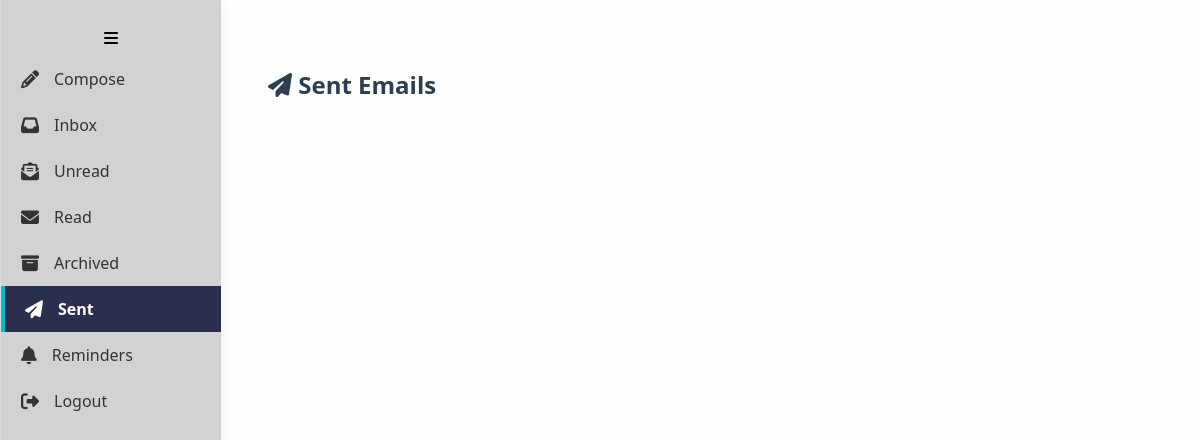
Page /sent (signed in) on the earlier database version.
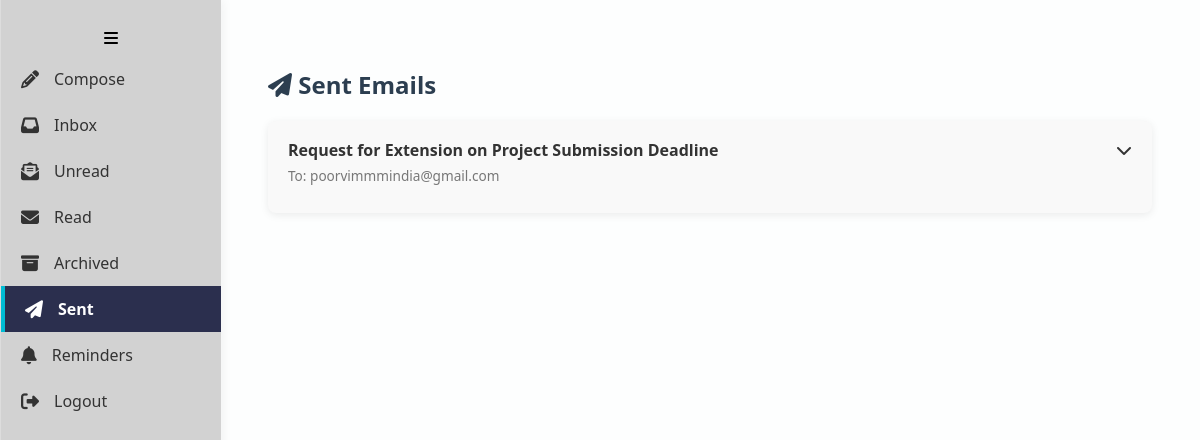
Same page on the later database version.
### models.py (models this page shows)
class SentEmail(Base):
    __tablename__ = 'sent_emails'
    id = Column(Integer, primary_key=True)
    to = Column(String, nullable=False)
    cc = Column(String, nullable=True)
    bcc = Column(String, nullable=True)
    subject = Column(String)
    body = Column(Text)
    attachments = Column(Text, nullable=True)
    sent_at = Column(DateTime, default=datetime.utcnow)
    attachments = Column(String)

### app.py (the view)
@app.route('/sent')
@login_required
def sent():
    session = Session()
    sent_emails = session.query(SentEmail).order_by(SentEmail.sent_at.desc()).all()
    return render_template("sent.html", sent_emails=sent_emails,active_page='sent')

### app.py (called while the page is built)
@login_manager.user_loader
def load_user(user_id):
    session = Session()
    user = session.get(User, int(user_id))
    session.close()
    return user

### templates/sent.html (shortened to what this page needs)
<!DOCTYPE html>
<html lang="en">
<head>
  <link rel="stylesheet" href="{{ url_for('static', filename='style.css') }}">
  <link rel="stylesheet" href="https://cdnjs.cloudflare.com/ajax/libs/font-awesome/6.4.0/css/all.min.css">
</head>
<body>
  <div class="sidebar" id="sidebar">
    <div class="toggle-sidebar" onclick="toggleSidebar()">
      <i class="fas fa-bars"></i>
    </div>
    <a href="{{ url_for('compose') }}" class="sidebar-btn {% if active_page == 'compose' %}active{% endif %}"
      title="Compose">
      <i class="fas fa-pencil-alt"></i><span>Compose</span>
    </a>
    <a href="/" class="sidebar-btn {% if active_page == 'inbox' %}active{% endif %}" title="Inbox">
      <i class="fas fa-inbox"></i><span>Inbox</span>
    </a>
    <a href="/?filter=unread" class="sidebar-btn {% if active_page == 'unread' %}active{% endif %}" title="Unread">
      <i class="fas fa-envelope-open-text"></i><span>Unread</span>
    </a>
    <a href="/?filter=read" class="sidebar-btn {% if active_page == 'read' %}active{% endif %}" title="Read">
      <i class="fas fa-envelope"></i><span>Read</span>
    </a>
    <a href="/?filter=archived" class="sidebar-btn {% if active_page == 'archived' %}active{% endif %}"
      title="Archived">
      <i class="fas fa-archive"></i><span>Archived</span>
    </a>
    <a href="{{ url_for('sent') }}" class="sidebar-btn {% if active_page == 'sent' %}active{% endif %}" title="Sent">
      <i class="fas fa-paper-plane"></i><span>Sent</span>
    </a>
    <a href="{{ url_for('reminders') }}" class="sidebar-btn {% if active_page == 'reminder' %}active{% endif %}"
      title="Reminders">
      <i class="fas fa-bell"></i><span>Reminders</span>
    </a>
    <a href="{{ url_for('logout') }}" class="sidebar-btn logout" title="Logout">
      <i class="fas fa-sign-out-alt"></i><span>Logout</span>
    </a>
  </div>
  <div class="main-content">
    <div class="top-bar">
      <h2><i class="fas fa-paper-plane"></i> Sent Emails</h2>
    </div>
    {% for email in sent_emails %}
    <div class="email-card" id="email-{{ email.id }}">
      <div class="email-header" onclick="toggleEmail(this)">
        <h3>{{ email.subject }}</h3>
        <i class="fas fa-chevron-down"></i>
      </div>
      <div class="email-meta">To: {{ email.to }}{% if email.cc %}, CC: {{ email.cc }}{% endif %}</div>
    </div>
    {% endfor %}
  </div>
</body>
</html>

### static/style.css (style rules this page uses)
body { font-family: Arial, sans-serif; padding: 20px; background: #f4f6f8; }
h2 { color: #2c3e50; }
body { font-family: 'Segoe UI', sans-serif; background: #fdfefe; padding: 40px; }
.top-bar { display: flex; justify-content: space-between; align-items: center; }
.sidebar { position: fixed; top: 0; right: 0; height: 100vh; width: 250px; background-color: #f9f9f9; display: flex; flex-direction: column; justify-content: flex-start; transition: width 0.3s ease; z-index: 100; border-left: 1px solid #ddd; overflow: hidden; }
.sidebar { width: 220px; background: #d2d2d2; height: 100vh; position: fixed; left: 0; top: 0; padding-top: 20px; transition: width 0.3s ease; box-shadow: 2px 0 10px rgba(0, 0, 0, 0.05); z-index: 999; }
.sidebar .toggle-sidebar { display: flex; justify-content: center; padding: 10px; cursor: pointer; }
.sidebar-btn { display: flex; align-items: center; gap: 15px; padding: 12px 20px; color: #333; text-decoration: none; transition: background 0.3s; font-weight: 500; }
.sidebar-btn i { font-size: 18px; }
.main-content { margin-left: 220px; transition: margin-left 0.3s ease; }
:root { --card-bg: #f9f9f9; --card-bg-dark: #1e1e1e; --text-color: #333; --text-color-dark: #ddd; --muted: #777; --muted-dark: #aaa; --shadow: 0 2px 8px rgba(0, 0, 0, 0.08); --shadow-dark: 0 2px 10px rgba(255, 255, 255, 0.04); }
.email-card { background-color: var(--card-bg); color: var(--text-color); border-radius: 8px; padding: 18px 20px; margin-bottom: 20px; box-shadow: var(--shadow); transition: 0.3s; }
.email-header { display: flex; justify-content: space-between; align-items: center; cursor: pointer; }
.email-header h3 { font-size: 1rem; margin: 0; }
.email-meta { font-size: 0.85rem; color: var(--muted); margin: 5px 0 10px; }
.email-header { display: flex; justify-content: end; align-items: center; }
.sidebar-btn.active { background-color: #2b2f4e; color: #ffffff; font-weight: bold; border-left: 4px solid #00bcd4; }
.email-card { background-color: var(--card-bg); border: 1px solid var(--border-color); padding: 1rem; margin-bottom: 1rem; border-radius: 12px; box-shadow: var(--box-shadow); transition: transform 0.2s; }

### templates/sent.html (style rules this page uses)
:root { --card-bg: #f9f9f9; --card-bg-dark: #1e1e1e; --text-color: #333; --text-color-dark: #ddd; --muted: #777; --muted-dark: #aaa; --shadow: 0 2px 8px rgba(0, 0, 0, 0.08); --shadow-dark: 0 2px 10px rgba(255, 255, 255, 0.04); }
.email-card { background-color: var(--card-bg); color: var(--text-color); border-radius: 8px; padding: 18px 20px; margin-bottom: 20px; box-shadow: var(--shadow); transition: 0.3s; }
.email-header { display: flex; justify-content: space-between; align-items: center; cursor: pointer; }
.email-header h3 { font-size: 1rem; margin: 0; }
.email-meta { font-size: 0.85rem; color: var(--muted); margin: 5px 0 10px; }

Differences in the rows shown:
added SentEmail: subject "Request for Extension on Project Submission Deadline", to "poorvimmmindia@gmail.com"
